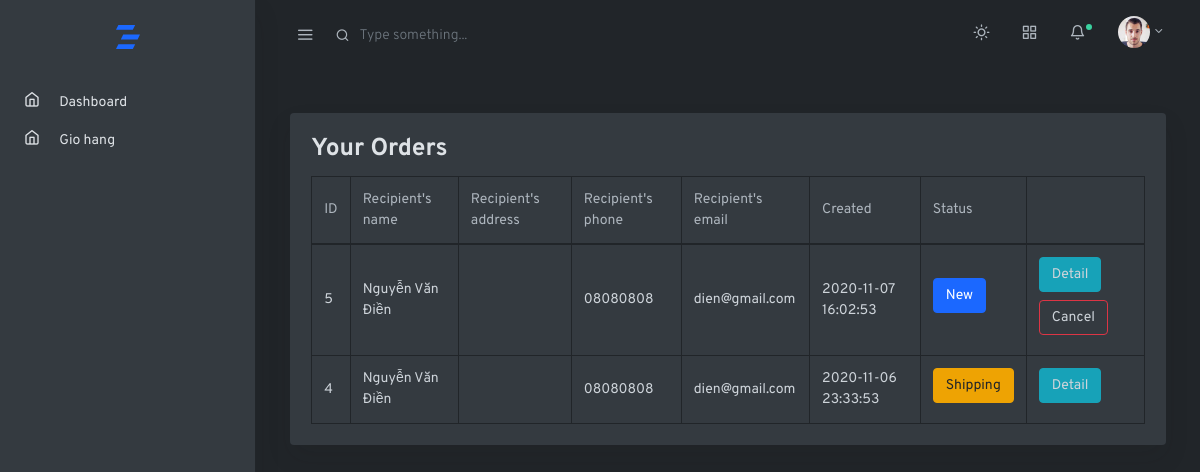
Page /user.php (signed in) on the earlier database version.
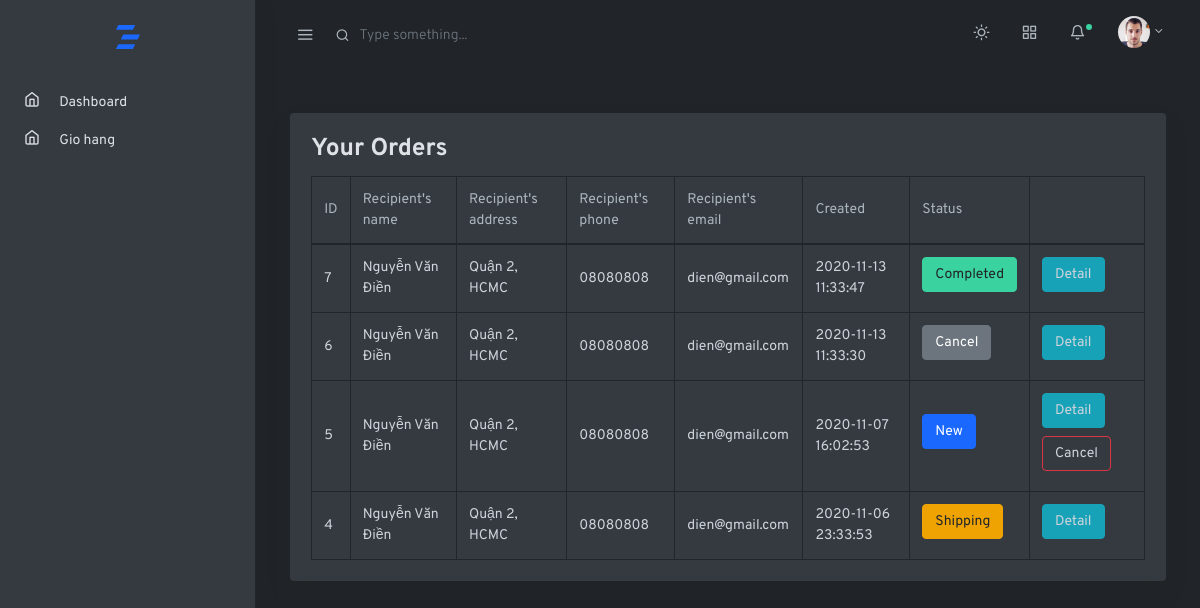
Same page on the later database version.
### tables this page shows
CREATE TABLE IF NOT EXISTS `order` (
  `id` int(11) unsigned NOT NULL AUTO_INCREMENT,
  `user_id` int(11) unsigned NOT NULL,
  `status` tinyint(1) unsigned DEFAULT NULL COMMENT 'Mới(0), đang giao(1), đã hoàn thành (2), Hủy(3)',
  `created` datetime DEFAULT NULL,
  `name` char(100) DEFAULT NULL,
  `address` char(255) DEFAULT NULL,
  `phone` char(20) DEFAULT NULL,
  `email` char(50) DEFAULT NULL,
  PRIMARY KEY (`id`),
  KEY `FK_order_user` (`user_id`),
  CONSTRAINT `FK_order_user` FOREIGN KEY (`user_id`) REFERENCES `user` (`id`) ON DELETE CASCADE ON UPDATE CASCADE
);

CREATE TABLE IF NOT EXISTS `user` (
  `id` int(11) unsigned NOT NULL AUTO_INCREMENT,
  `username` char(255) NOT NULL DEFAULT '',
  `password` char(50) NOT NULL DEFAULT '',
  `email` char(255) NOT NULL,
  `phone` char(20) DEFAULT NULL,
  `created` datetime DEFAULT NULL,
  `birthday` datetime DEFAULT NULL,
  `fullname` char(255) DEFAULT NULL,
  `avartar` char(255) DEFAULT NULL,
  `rank` tinyint(255) unsigned DEFAULT NULL,
  `address` char(255) DEFAULT NULL,
  PRIMARY KEY (`id`)
);

### user.php (called while the page is built)
<?php
include_once('controllers/UserController.php');

### core/Connection.php (called while the page is built, shortened)
<?php
function getConnection(){
    $host= 'localhost';
    $dbname = 'PRO1014';
    $username = 'root';
    $password = '';
    $options = array(PDO::MYSQL_ATTR_INIT_COMMAND => 'SET NAMES utf8',
    PDO::ATTR_ERRMODE => PDO::ERRMODE_EXCEPTION);
    try {
        $conn = new PDO('mysql:host='.$host.';port=3307;dbname='.$dbname,$username,$password,$options);
        $conn->setAttribute(PDO::ATTR_ERRMODE, PDO::ERRMODE_EXCEPTION);
    }
    catch(PDOException $e){
        echo "Connection failed: " . $e->getMessage();
        die();
    }
    return $conn;
}
function query($sql){
    $connect = getConnection();
    $result = $connect->query($sql)->fetchAll();
    return $result;
}
function queryOne($sql){
    $connect = getConnection();
    $result = $connect->query($sql)->fetch(PDO::FETCH_ASSOC);
    return $result;
}
?>

### models/OrderModel.php (called while the page is built, shortened)
<?php
function getOrderByUser($userid){
    $sql = "SELECT * FROM pro1014.`order` WHERE user_id = $userid  order BY created desc;";
    return query($sql);
}

### models/UserModel.php (called while the page is built, shortened)
<?php
function getUserById($id){
    $sql = "select * from user where id = $id";
    return queryOne($sql);
}

### views/user/index.php (the view, shortened to what this page needs)
<!doctype html>
<html lang="en">
  <head>
    <link rel="stylesheet" href="assets/css/simplebar.css">
    <link rel="stylesheet" href="assets/css/feather.css">
    <link rel="stylesheet" href="assets/css/select2.css">
    <link rel="stylesheet" href="assets/css/dropzone.css">
    <link rel="stylesheet" href="assets/css/uppy.min.css">
    <link rel="stylesheet" href="assets/css/jquery.steps.css">
    <link rel="stylesheet" href="assets/css/jquery.timepicker.css">
    <link rel="stylesheet" href="assets/css/quill.snow.css">
    <link rel="stylesheet" href="assets/css/daterangepicker.css">
    <link rel="stylesheet" href="assets/css/app-light.css" id="lightTheme" disabled>
    <link rel="stylesheet" href="assets/css/app-dark.css" id="darkTheme">
  </head>
  <body class="vertical  dark  ">
    <div class="wrapper">
      <nav class="topnav navbar navbar-light">
        <button type="button" class="navbar-toggler text-muted mt-2 p-0 mr-3 collapseSidebar">
          <i class="fe fe-menu navbar-toggler-icon"></i>
        </button>
        <form class="form-inline mr-auto searchform text-muted">
          <input class="form-control mr-sm-2 bg-transparent border-0 pl-4 text-muted" type="search" placeholder="Type something..." aria-label="Search">
        </form>
        <ul class="nav">
          <li class="nav-item">
            <a class="nav-link text-muted my-2" href="#" id="modeSwitcher" data-mode="dark">
              <i class="fe fe-sun fe-16"></i>
            </a>
          </li>
          <li class="nav-item">
            <a class="nav-link text-muted my-2" href="./#" data-toggle="modal" data-target=".modal-shortcut">
              <span class="fe fe-grid fe-16"></span>
            </a>
          </li>
          <li class="nav-item nav-notif">
            <a class="nav-link text-muted my-2" href="./#" data-toggle="modal" data-target=".modal-notif">
              <span class="fe fe-bell fe-16"></span>
              <span class="dot dot-md bg-success"></span>
            </a>
          </li>
          <li class="nav-item dropdown">
            <a class="nav-link dropdown-toggle text-muted pr-0" href="#" id="navbarDropdownMenuLink" role="button" data-toggle="dropdown" aria-haspopup="true" aria-expanded="false">
              <span class="avatar avatar-sm mt-2">
                <img src="./assets/assets/avatars/face-1.jpg" alt="..." class="avatar-img rounded-circle">
              </span>
            </a>
          </li>
        </ul>
      </nav>
      <aside class="sidebar-left border-right bg-white shadow" id="leftSidebar" data-simplebar>
        <nav class="vertnav navbar navbar-light">
          <div class="w-100 mb-4 d-flex">
            <a class="navbar-brand mx-auto mt-2 flex-fill text-center" href="./index.html">
            </a>
          </div>
          <ul class="navbar-nav flex-fill w-100 mb-2">
            <li class="nav-item dropdown">
              <a href="#dashboard" aria-expanded="false" class="nav-link">
                <i class="fe fe-home fe-16"></i>
                <span class="ml-3 item-text">Dashboard</span>
              </a>
            </li><li class="nav-item dropdown">
              <a href="#dashboard" aria-expanded="false" class="nav-link">
                <i class="fe fe-home fe-16"></i>
                <span class="ml-3 item-text">Gio hang</span>
              </a>
            </li>
          </ul>
        </nav>
      </aside>
      <main role="main" class="main-content">
                <div class="col-12 my-4">
                  <div class="card shadow">
                    <div class="card-body">
                      <h3 class="card-title">Your Orders</h3>
                      <table class="table table-bordered table-hover mb-0">
                        <thead>
                          <tr>
                            <th>ID</th>
                            <th>Recipient's name</th>
                            <th>Recipient's address</th>
                            <th>Recipient's phone</th>
                            <th>Recipient's email</th>
                            <th>Created</th>
                            <th>Status</th>
                            <th></th>
                          </tr>
                        </thead>
                        <tbody>
                            <?php
                              foreach($orders as $order){
                                $status = "";
                                switch($order['status']){
                                  case 0:
                                    $status = '<button type="button" class="btn mb-2 btn-primary">New</button>';
                                  break;
                                  case 1:
                                    $status = '<button type="button" class="btn mb-2 btn-warning">Shipping</button>';
                                  break;
                                  case 2:
                                    $status = '<button type="button" class="btn mb-2 btn-success">Completed</button>';
                                  break;
                                  case 3:
                                    $status = '<button type="button" class="btn mb-2 btn-secondary">Cancel</button>';
                                  break;
                                }
                                echo '
                                <tr>
                                  <td>'.$order['id'].'</td>
                                  <td>'.($order['name'] ? $order['name'] : $user['fullname']).'</td>
                                  <td>'.($order['address'] ? $order['address'] : $user['address']).'</td>
                                  <td>'.($order['phone'] ? $order['phone'] : $user['phone']).'</td>
                                  <td>'.($order['email'] ? $order['email'] : $user['email']).'</td>
                                  <td>'.$order['created'].'</td>
                                  <td>'.$status.'</td>
                                  <td>
                                    <a type="button" class="btn mb-2 btn-info">Detail</a>
                                    '.($order['status'] == 0 ?'<a type="button" class="btn mb-2 btn-outline-danger">Cancel</a>':"").'
                                  </td>
                                </tr>
                                ';
                              }
                            ?>
                        </tbody>
                      </table>
                    </div>
                  </div>
                </div>
      </main>
    </div>
  </body>
</html>

### controllers/UserController.php (shortened to what this page needs)
<?php
    require_once('core/Connection.php');
    require_once('models/UserModel.php');
    require_once('models/OrderModel.php');
    $action = "home";
    switch ($action) {
        case 'home':
            if($_SESSION['user']['id']){
                $userId = $_SESSION['user']['id'];
                $user = getUserById($userId);
                $orders = getOrderByUser($userId);
                require_once('views/user/index.php');
            }else{
                header('location: index.php');
            }
            break;
    }

### assets/css/simplebar.css (style rules this page uses)
[data-simplebar] { position: relative; flex-direction: column; flex-wrap: wrap; justify-content: flex-start; align-content: flex-start; align-items: flex-start; }

### assets/css/feather.css (style rules this page uses)
.fe { font-family: "feather" !important; speak: none; font-style: normal; font-weight: normal; font-variant: normal; text-transform: none; line-height: 1; -webkit-font-smoothing: antialiased; -moz-osx-font-smoothing: grayscale; }
.fe-16 { font-size: 16px; }
.fe-bell:before { content: ""; }
.fe-grid:before { content: ""; }
.fe-home:before { content: ""; }
.fe-menu:before { content: ""; }
.fe-sun:before { content: ""; }

Differences in the rows shown:
added order: id "7", user.fullname "Nguyễn Văn Điền", user.address "Quận 2, HCMC", user.phone "08080808", user.email "dien@gmail.com", created "2020-11-13 11:33:47", status "Completed"
added order: id "6", user.fullname "Nguyễn Văn Điền", user.address "Quận 2, HCMC", user.phone "08080808", user.email "dien@gmail.com", created "2020-11-13 11:33:30", status "Cancel"
changed through a linked row, order id 5: user.address (not shown) → "Quận 2, HCMC"
changed through a linked row, order id 4: user.address (not shown) → "Quận 2, HCMC"
